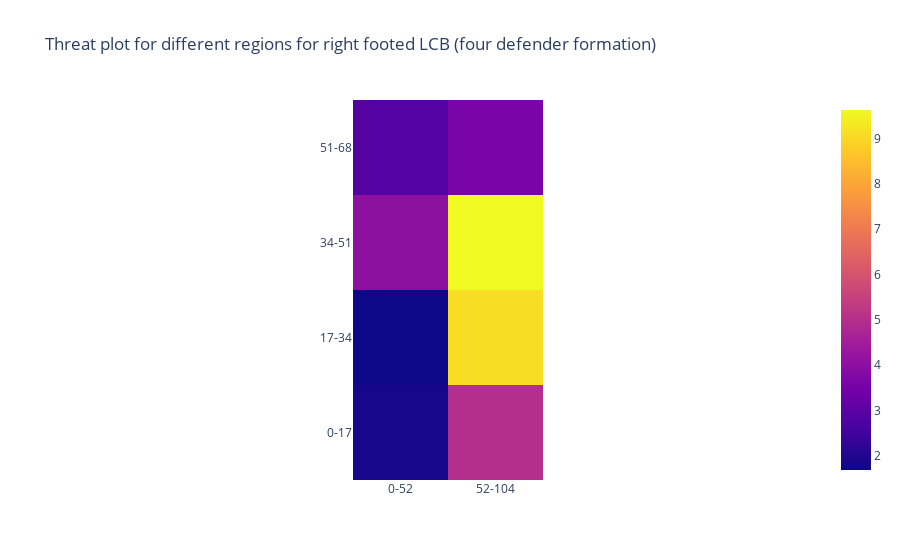

Notebook code for this chart:
### Code cell
# The graphs have been saved in 'threat_plots' data folder
pcolorplotter(
    four_defs_rf_lcbs_regionwiseoff,
    'Threat plot for different regions for right footed LCB (four defender formation)',
    'offvalue_right_lcb_4def')

### Figure 1 — Plotly figure (JSON) as saved in the notebook; plotly's stock layout.template omitted (floating-point values rounded to 4 significant figures)
{"data": [{"coloraxis": "coloraxis", "hovertemplate": "x: %{x}<br>y: %{y}<br>color: %{z}<extra></extra>", "type": "heatmap", "x": ["0-52", "52-104"], "y": ["51-68", "34-51", "17-34", "0-17"], "z": [[2.878, 3.607], [4.039, 9.626], [1.685, 9.123], [1.84, 4.979]]}], "layout": {"coloraxis": {"colorscale": [[0, "#0d0887"], [0.1111, "#46039f"], [0.2222, "#7201a8"], [0.3333, "#9c179e"], [0.4444, "#bd3786"], [0.5556, "#d8576b"], [0.6667, "#ed7953"], [0.7778, "#fb9f3a"], [0.8889, "#fdca26"], [1, "#f0f921"]]}, "title": {"text": "Threat plot for different regions for right footed LCB (four defender formation)"}, "xaxis": {"constrain": "domain", "scaleanchor": "y"}, "yaxis": {"autorange": "reversed", "constrain": "domain"}}}
